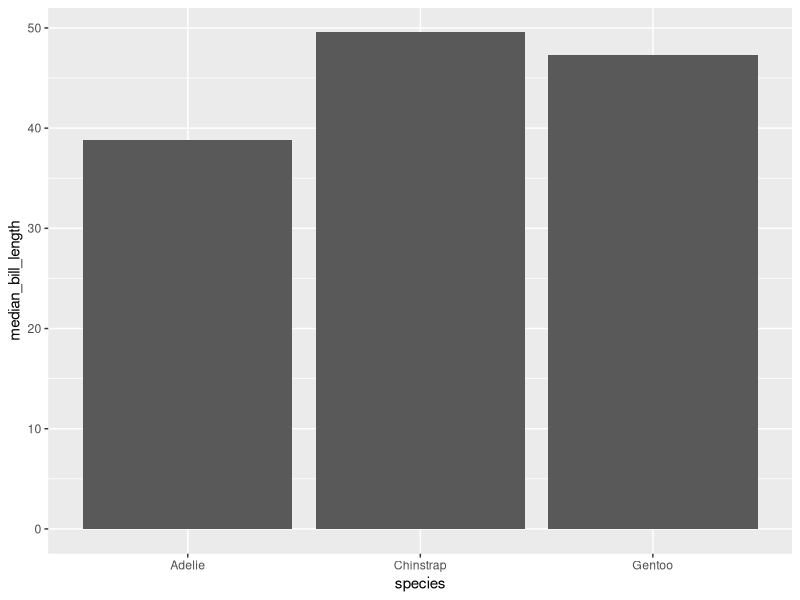
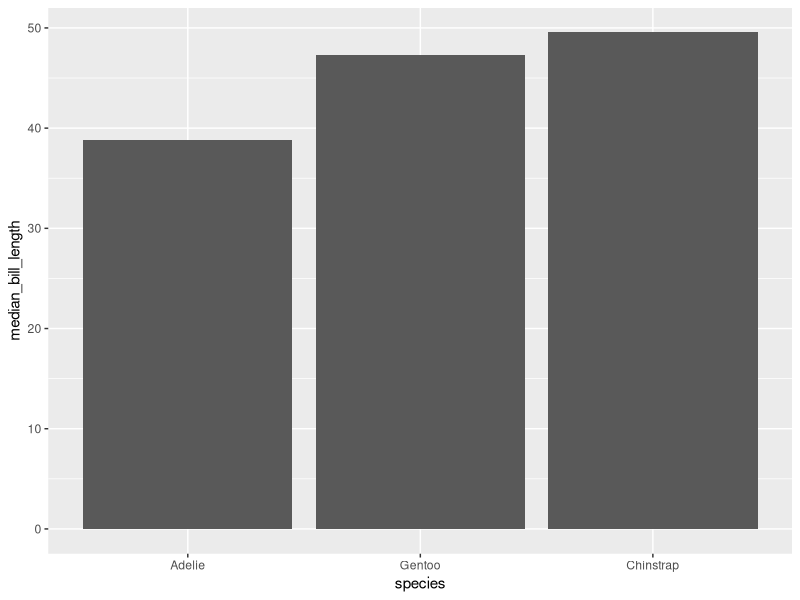

Generate these figures, in order, with R:
## ---- chunk 1

library(tidyverse)
library(palmerpenguins)

knitr::opts_chunk$set(echo = TRUE)

## ---- chunk 2

to_plot <- penguins %>%
  group_by(species) %>%
  summarise(median_bill_length = median(bill_length_mm, na.rm = TRUE))

## ---- chunk 3

to_plot %>%
  ggplot(aes(x = species, y = median_bill_length)) +
  geom_col()

## ---- chunk 4

to_plot %>%
  mutate(species = fct_reorder(species, median_bill_length)) %>%
  ggplot(aes(x = species, y = median_bill_length)) +
  geom_col()

